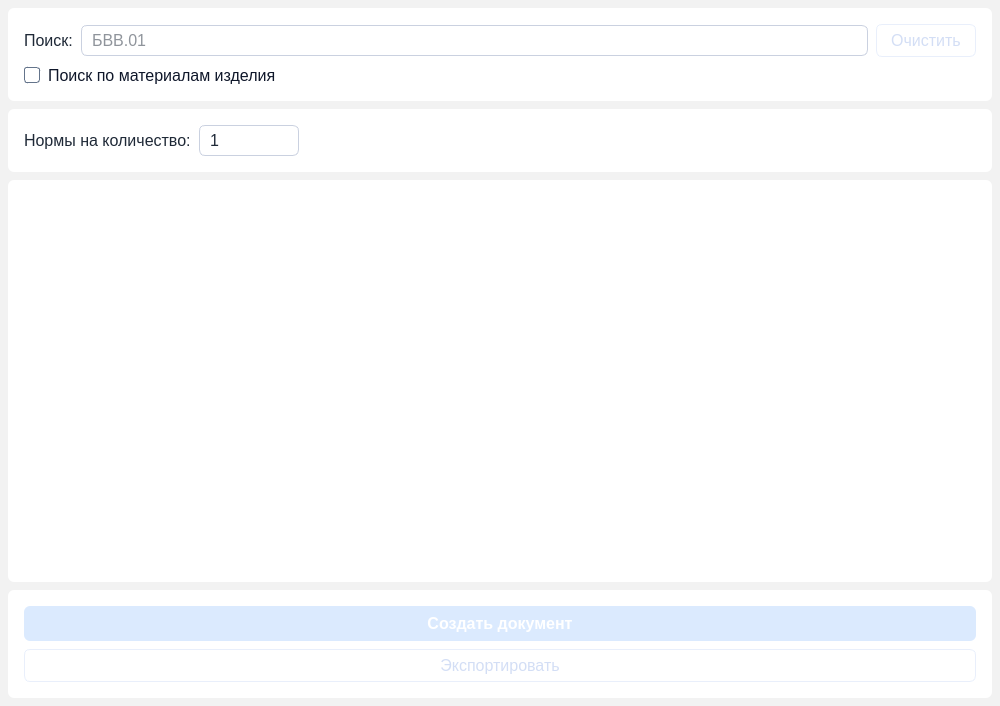
<?xml version="1.0" encoding="UTF-8"?>
<ui version="4.0">
 <class>MainWindow</class>
 <widget class="QMainWindow" name="MainWindow">
  <property name="geometry">
   <rect>
    <x>0</x>
    <y>0</y>
    <width>1000</width>
    <height>706</height>
   </rect>
  </property>
  <property name="font">
   <font>
    <family>Segoe UI</family>
    <pointsize>12</pointsize>
   </font>
  </property>
  <property name="windowTitle">
   <string>Stockwise</string>
  </property>
  <property name="styleSheet">
   <string notr="true">QMainWindow {
    background-color: #F2F2F2;
}

QFrame {
    background-color: white;
    border-radius: 6px;
    border: 0px;
}

QLabel {
    color: #1F2937;
}

QPushButton {
    background-color: transparent;
    border-radius: 6px;
    border: 1px solid #6B7280;
    color: #1F2937;
    font-weight: normal;
    padding: 6px 8px;
}

QPushButton:hover {
    border: 1px solid #8891A2;
    color: #1F2937;
}

QPushButton:pressed {
    border: 1px solid #1F2937;
    color: #1F2937;
}

QPushButton:disabled {
    border: 1px solid #E9EFFB;
    color: #D3DEF5;
}

QLineEdit {
    background-color: white;
    border-radius: 6px;
    border: 1px solid #CAD1E0;
    color: #1F2937;
    padding: 4px 8px;
}

QLineEdit:focus {
    border: 1px solid #2563EB;
}

QLineEdit:disabled {
    border: 1px solid #F5F8FF;
    color: #D3DEF5;
}

QSpinBox {
    background-color: white;
    border-radius: 6px;
    border: 1px solid #CAD1E0;
    padding: 4px 8px;
    color: #1F2937;
    selection-background-color: #2563EB;
}

QSpinBox:focus {
    border: 1px solid #2563EB;
}

QSpinBox:disabled {
    border: 1px solid #E9EFFB;
    background-color: #F8FAFC;
    color: #9CA3AF;
}

QSpinBox::up-button, QSpinBox::down-button {
    width: 0px;
    height: 0px;
    border: none;
    background: transparent;
}

QProgressBar {
    border: 1px solid #DBEAFE;
    border-radius: 6px;
    background-color: white;
    text-align: center;
}

QProgressBar::chunk {
    background-color: #10B981;
    border-radius: 6px;
}

QProgressBar[error=&quot;true&quot;]::chunk {
    background-color: #EF4444;
}

QCheckBox{
    color: #0F172A;
    font-weight: normal;
    spacing: 8px;
}


QCheckBox::indicator {
    width: 14px;
    height: 14px;
    border-radius: 3px;
    border: 1px solid #64748B;
    background-color: #FFFFFF;
}

QCheckBox::indicator:hover {
    border: 1px solid #2563EB;
}

QCheckBox::indicator:checked {
    border: 1px solid #2563EB;
    background-color: #2563EB;
    image: url(:/icons/checkbox_check);
}

QCheckBox::indicator:focus {
    border: 1px solid #2563EB;
}

QCheckBox::indicator:disabled {
    border: 1px solid #F8FAFC;
    background-color: #FFFFFF;
    image: none;
}

QCheckBox:disabled {
    color: #64748B;
}</string>
  </property>
  <widget class="QWidget" name="centralwidget">
   <property name="styleSheet">
    <string notr="true"/>
   </property>
   <layout class="QVBoxLayout" name="verticalLayout_6">
    <property name="spacing">
     <number>8</number>
    </property>
    <property name="leftMargin">
     <number>8</number>
    </property>
    <property name="topMargin">
     <number>8</number>
    </property>
    <property name="rightMargin">
     <number>8</number>
    </property>
    <property name="bottomMargin">
     <number>8</number>
    </property>
    <item>
     <widget class="QFrame" name="search_frame">
      <property name="frameShape">
       <enum>QFrame::StyledPanel</enum>
      </property>
      <property name="frameShadow">
       <enum>QFrame::Raised</enum>
      </property>
      <layout class="QVBoxLayout" name="verticalLayout_2">
       <property name="spacing">
        <number>8</number>
       </property>
       <property name="leftMargin">
        <number>16</number>
       </property>
       <property name="topMargin">
        <number>16</number>
       </property>
       <property name="rightMargin">
        <number>16</number>
       </property>
       <property name="bottomMargin">
        <number>16</number>
       </property>
       <item>
        <widget class="QFrame" name="search_line_frame">
         <property name="frameShape">
          <enum>QFrame::NoFrame</enum>
         </property>
         <property name="frameShadow">
          <enum>QFrame::Raised</enum>
         </property>
         <layout class="QHBoxLayout" name="horizontalLayout">
          <property name="spacing">
           <number>8</number>
          </property>
          <property name="leftMargin">
           <number>0</number>
          </property>
          <property name="topMargin">
           <number>0</number>
          </property>
          <property name="rightMargin">
           <number>0</number>
          </property>
          <property name="bottomMargin">
           <number>0</number>
          </property>
          <item>
           <widget class="QLabel" name="search_line_label">
            <property name="font">
             <font>
              <pointsize>12</pointsize>
             </font>
            </property>
            <property name="text">
             <string>Поиск:</string>
            </property>
           </widget>
          </item>
          <item>
           <widget class="QLineEdit" name="search_line_lineEdit">
            <property name="enabled">
             <bool>true</bool>
            </property>
            <property name="minimumSize">
             <size>
              <width>0</width>
              <height>0</height>
             </size>
            </property>
            <property name="maximumSize">
             <size>
              <width>16777215</width>
              <height>16777215</height>
             </size>
            </property>
            <property name="font">
             <font>
              <family>Segoe UI</family>
              <pointsize>12</pointsize>
             </font>
            </property>
            <property name="placeholderText">
             <string>БВВ.01</string>
            </property>
           </widget>
          </item>
          <item>
           <widget class="QPushButton" name="search_line_clear_pushButton">
            <property name="enabled">
             <bool>false</bool>
            </property>
            <property name="minimumSize">
             <size>
              <width>100</width>
              <height>0</height>
             </size>
            </property>
            <property name="maximumSize">
             <size>
              <width>100</width>
              <height>16777215</height>
             </size>
            </property>
            <property name="font">
             <font>
              <pointsize>12</pointsize>
              <kerning>true</kerning>
             </font>
            </property>
            <property name="text">
             <string>Очистить</string>
            </property>
           </widget>
          </item>
         </layout>
        </widget>
       </item>
       <item>
        <widget class="QCheckBox" name="search_in_materials_checkBox">
         <property name="font">
          <font>
           <pointsize>12</pointsize>
          </font>
         </property>
         <property name="text">
          <string>Поиск по материалам изделия</string>
         </property>
        </widget>
       </item>
      </layout>
     </widget>
    </item>
    <item>
     <widget class="QFrame" name="norms_calculations_frame">
      <property name="sizePolicy">
       <sizepolicy hsizetype="Preferred" vsizetype="Fixed">
        <horstretch>0</horstretch>
        <verstretch>0</verstretch>
       </sizepolicy>
      </property>
      <property name="frameShape">
       <enum>QFrame::StyledPanel</enum>
      </property>
      <property name="frameShadow">
       <enum>QFrame::Raised</enum>
      </property>
      <layout class="QHBoxLayout" name="horizontalLayout_2">
       <property name="spacing">
        <number>8</number>
       </property>
       <property name="leftMargin">
        <number>16</number>
       </property>
       <property name="topMargin">
        <number>16</number>
       </property>
       <property name="rightMargin">
        <number>16</number>
       </property>
       <property name="bottomMargin">
        <number>16</number>
       </property>
       <item>
        <widget class="QLabel" name="norms_calculations_lalabel">
         <property name="sizePolicy">
          <sizepolicy hsizetype="Fixed" vsizetype="Preferred">
           <horstretch>0</horstretch>
           <verstretch>0</verstretch>
          </sizepolicy>
         </property>
         <property name="font">
          <font>
           <pointsize>12</pointsize>
          </font>
         </property>
         <property name="text">
          <string>Нормы на количество:</string>
         </property>
        </widget>
       </item>
       <item>
        <widget class="QSpinBox" name="norms_calculations_spinBox">
         <property name="minimumSize">
          <size>
           <width>100</width>
           <height>0</height>
          </size>
         </property>
         <property name="maximumSize">
          <size>
           <width>100</width>
           <height>16777215</height>
          </size>
         </property>
         <property name="font">
          <font>
           <family>Segoe UI</family>
           <pointsize>12</pointsize>
          </font>
         </property>
         <property name="maximum">
          <number>999999</number>
         </property>
         <property name="value">
          <number>1</number>
         </property>
        </widget>
       </item>
       <item>
        <spacer name="horizontalSpacer_3">
         <property name="orientation">
          <enum>Qt::Horizontal</enum>
         </property>
         <property name="sizeHint" stdset="0">
          <size>
           <width>40</width>
           <height>20</height>
          </size>
         </property>
        </spacer>
       </item>
      </layout>
     </widget>
    </item>
    <item>
     <widget class="QFrame" name="table_frame">
      <property name="frameShape">
       <enum>QFrame::StyledPanel</enum>
      </property>
      <property name="frameShadow">
       <enum>QFrame::Raised</enum>
      </property>
      <layout class="QVBoxLayout" name="verticalLayout">
       <property name="spacing">
        <number>0</number>
       </property>
       <property name="leftMargin">
        <number>8</number>
       </property>
       <property name="topMargin">
        <number>8</number>
       </property>
       <property name="rightMargin">
        <number>8</number>
       </property>
       <property name="bottomMargin">
        <number>8</number>
       </property>
       <item>
        <widget class="QTableWidget" name="data_tableWidget">
         <property name="minimumSize">
          <size>
           <width>0</width>
           <height>200</height>
          </size>
         </property>
         <property name="font">
          <font>
           <pointsize>12</pointsize>
          </font>
         </property>
         <attribute name="horizontalHeaderStretchLastSection">
          <bool>true</bool>
         </attribute>
         <attribute name="verticalHeaderStretchLastSection">
          <bool>true</bool>
         </attribute>
        </widget>
       </item>
      </layout>
     </widget>
    </item>
    <item>
     <widget class="QFrame" name="create_document_frame">
      <property name="sizePolicy">
       <sizepolicy hsizetype="Preferred" vsizetype="Fixed">
        <horstretch>0</horstretch>
        <verstretch>0</verstretch>
       </sizepolicy>
      </property>
      <property name="frameShape">
       <enum>QFrame::StyledPanel</enum>
      </property>
      <property name="frameShadow">
       <enum>QFrame::Raised</enum>
      </property>
      <layout class="QVBoxLayout" name="verticalLayout_5">
       <property name="spacing">
        <number>8</number>
       </property>
       <property name="leftMargin">
        <number>16</number>
       </property>
       <property name="topMargin">
        <number>16</number>
       </property>
       <property name="rightMargin">
        <number>16</number>
       </property>
       <property name="bottomMargin">
        <number>16</number>
       </property>
       <item>
        <widget class="QPushButton" name="create_document_pushButton">
         <property name="enabled">
          <bool>false</bool>
         </property>
         <property name="minimumSize">
          <size>
           <width>0</width>
           <height>24</height>
          </size>
         </property>
         <property name="maximumSize">
          <size>
           <width>16777215</width>
           <height>16777215</height>
          </size>
         </property>
         <property name="font">
          <font>
           <pointsize>12</pointsize>
           <weight>75</weight>
           <bold>true</bold>
          </font>
         </property>
         <property name="styleSheet">
          <string notr="true">QPushButton {
    background-color: #2563EB;
    border-radius: 6px;
    border: none;
    color: white;
    font-weight: bold;
    padding: 8px 16px;
}

QPushButton:hover {
    background-color: #3B82F6;
}

QPushButton:pressed {
    background-color: #1D4ED8;
}

QPushButton:disabled {
    background-color: #DBEAFE;
    color: #FFFFFF;
}</string>
         </property>
         <property name="text">
          <string>Создать документ</string>
         </property>
        </widget>
       </item>
       <item>
        <widget class="QPushButton" name="export_pushButton">
         <property name="enabled">
          <bool>false</bool>
         </property>
         <property name="minimumSize">
          <size>
           <width>0</width>
           <height>0</height>
          </size>
         </property>
         <property name="maximumSize">
          <size>
           <width>16777215</width>
           <height>16777215</height>
          </size>
         </property>
         <property name="font">
          <font>
           <pointsize>12</pointsize>
           <kerning>true</kerning>
          </font>
         </property>
         <property name="text">
          <string>Экспортировать</string>
         </property>
        </widget>
       </item>
      </layout>
     </widget>
    </item>
   </layout>
  </widget>
 </widget>
 <resources/>
 <connections/>
</ui>
